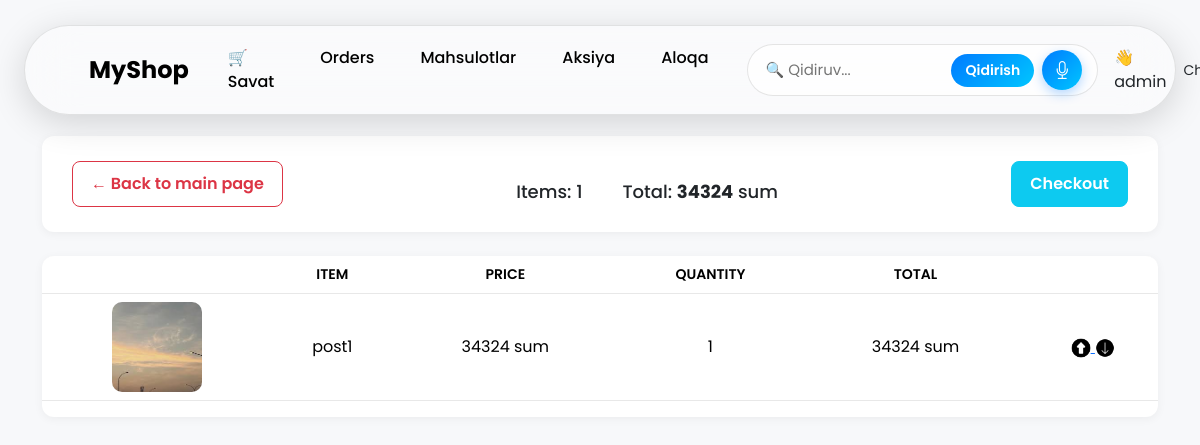
The app's page /cart/ (signed in), older data.
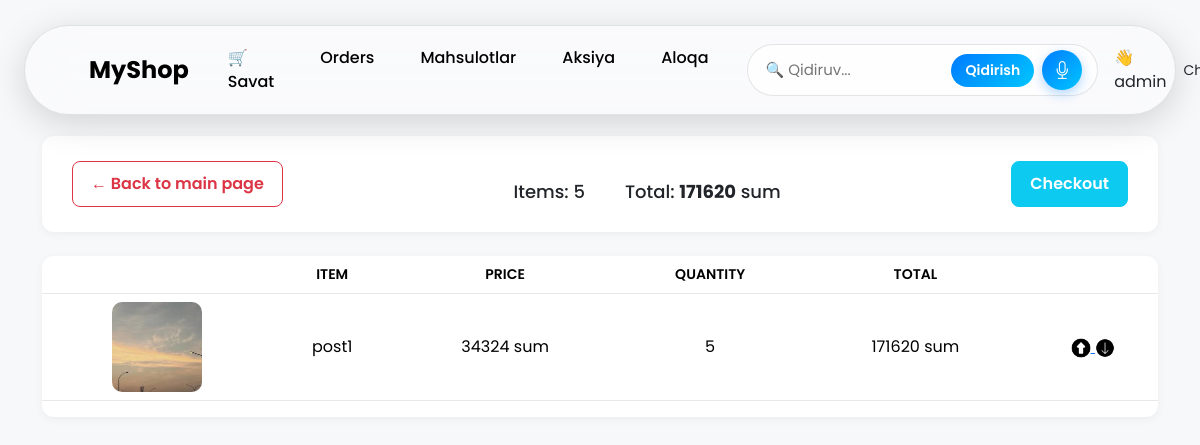
The same page, newer data.
### store/models.py (models this page shows, shortened)
class CartItem(models.Model):
    customer = models.ForeignKey(User, on_delete=models.CASCADE, null=True, blank=True)
    product = models.ForeignKey(Products, on_delete=models.CASCADE)
    quantity = models.IntegerField()
    def total_price(self):
        return self.product.price * self.quantity

class Products(models.Model):
    title = models.CharField(max_length=255)
    description = models.CharField(max_length=20000)
    slug = models.CharField(max_length=255)
    image = models.ImageField()
    price = models.IntegerField(null=True)

### store/views.py (the view)
# urls.py: path('cart/', views.cart, name='cart'),
def cart(request):
    cart_items = CartItem.objects.filter(customer=request.user)
    print([item.total_price() for item in cart_items])
    total_price = sum([item.total_price() for item in cart_items])
    total_quantity = sum([item.quantity for item in cart_items])
    return render(request, 'cart.html', {'cart_items': cart_items, 'total_price': total_price, 'total_quantity': total_quantity})

### store/templates/cart.html (shortened to what this page needs)
{% extends 'base.html' %}
{% load static %}
{% block content %}
<div class="cart-container">
  <div class="cart-header">
    <a class="btn btn-outline-danger" href="{% url 'store:store' %}">
      ← Back to main page
    </a>
    <div class="cart-summary">
      <div>Items: {{ total_quantity }}</div>
      <div>Total: <strong>{{ total_price }}</strong> sum</div>
    </div>
    <a href="{% url 'store:create_order' %}" class="btn btn-info text-white">Checkout</a>
  </div>
  <div class="cart-table mt-4">
    <table class="table align-middle text-center">
      <thead>
        <tr>
          <th></th>
          <th>Item</th>
          <th>Price</th>
          <th>Quantity</th>
          <th>Total</th>
          <th></th>
        </tr>
      </thead>
      <tbody>
        {% for item in cart_items %}
        <tr>
          <td>
            <img src="{{ item.product.image.url }}" alt="{{ item.product.title }}" width="90" height="90">
          </td>
          <td>{{ item.product.title }}</td>
          <td>{{ item.product.price }} sum</td>
          <td>{{ item.quantity }}</td>
          <td>{{ item.total_price }} sum</td>
          <td>
            <div class="quantity ml-3">
              <a href="{% url 'store:edit_cart_item' item.id %}?action=add">
                  <img src="{% static '/img/up-arrow.png' %}" class="arrows" width="20px" height="20px" alt="">
              </a>
              <a href="{% url 'store:edit_cart_item' item.id %}?action=take">
                  <img src="{% static '/img/down-arrow.png' %}" width="20px" height="20px" class="arrows" alt="">
              </a>
            </div>
          </td>
        </tr>
        {% empty %}
        <tr>
          <td colspan="6" class="text-center text-muted py-5">
            Your cart is empty 🛒
          </td>
        </tr>
        {% endfor %}
      </tbody>
    </table>
  </div>
</div>
{% endblock %}

Row changes from the older to the newer data that the page shows:
changed CartItem "post1": quantity "1" → "5"; total_price "34324" → "171620"
Text that changed along with them:
{{ total_quantity }}: "1" → "5"
{{ total_price }}: "34324" → "171620"
